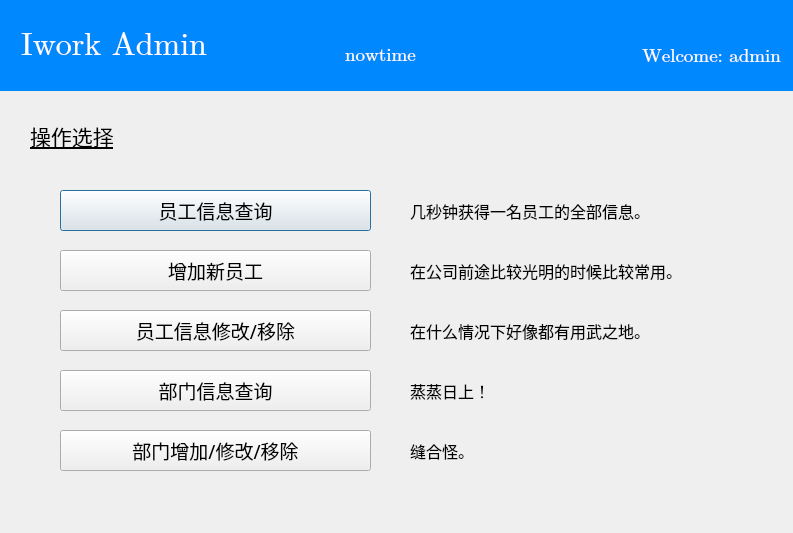
<?xml version="1.0" encoding="UTF-8"?>
<ui version="4.0">
 <class>admin</class>
 <widget class="QDialog" name="admin">
  <property name="geometry">
   <rect>
    <x>0</x>
    <y>0</y>
    <width>793</width>
    <height>533</height>
   </rect>
  </property>
  <property name="windowTitle">
   <string>Dialog</string>
  </property>
  <widget class="QLabel" name="title">
   <property name="geometry">
    <rect>
     <x>0</x>
     <y>0</y>
     <width>801</width>
     <height>91</height>
    </rect>
   </property>
   <property name="font">
    <font>
     <family>Cambria Math</family>
     <pointsize>24</pointsize>
    </font>
   </property>
   <property name="contextMenuPolicy">
    <enum>Qt::CustomContextMenu</enum>
   </property>
   <property name="styleSheet">
    <string notr="true">QLabel#title{
	background-color: #0088ff; 
	color: #ffffff;
	min-width:30px;
	min-height:30px;
}</string>
   </property>
   <property name="text">
    <string>  Iwork Admin</string>
   </property>
  </widget>
  <widget class="QLabel" name="tstr">
   <property name="geometry">
    <rect>
     <x>260</x>
     <y>40</y>
     <width>241</width>
     <height>30</height>
    </rect>
   </property>
   <property name="font">
    <font>
     <family>Cambria Math</family>
     <pointsize>14</pointsize>
    </font>
   </property>
   <property name="styleSheet">
    <string notr="true">QLabel#tstr{
	background-color: #0088ff; 
	color: #ffffff;
	min-width:30px;
	min-height:30px;
}</string>
   </property>
   <property name="text">
    <string>nowtime</string>
   </property>
   <property name="alignment">
    <set>Qt::AlignCenter</set>
   </property>
  </widget>
  <widget class="QLabel" name="inf">
   <property name="geometry">
    <rect>
     <x>480</x>
     <y>20</y>
     <width>301</width>
     <height>71</height>
    </rect>
   </property>
   <property name="font">
    <font>
     <family>Cambria Math</family>
     <pointsize>14</pointsize>
    </font>
   </property>
   <property name="layoutDirection">
    <enum>Qt::RightToLeft</enum>
   </property>
   <property name="styleSheet">
    <string notr="true">QLabel#inf{
	background-color: #0088ff; 
	color: #ffffff;
	min-width:30px;
	min-height:30px;
}</string>
   </property>
   <property name="text">
    <string>Welcome: admin</string>
   </property>
   <property name="alignment">
    <set>Qt::AlignRight|Qt::AlignTrailing|Qt::AlignVCenter</set>
   </property>
  </widget>
  <widget class="QPushButton" name="b1">
   <property name="geometry">
    <rect>
     <x>60</x>
     <y>190</y>
     <width>311</width>
     <height>41</height>
    </rect>
   </property>
   <property name="font">
    <font>
     <family>楷体</family>
     <pointsize>14</pointsize>
    </font>
   </property>
   <property name="text">
    <string>员工信息查询</string>
   </property>
  </widget>
  <widget class="QLabel" name="label">
   <property name="geometry">
    <rect>
     <x>30</x>
     <y>110</y>
     <width>121</width>
     <height>51</height>
    </rect>
   </property>
   <property name="font">
    <font>
     <family>楷体</family>
     <pointsize>16</pointsize>
     <underline>true</underline>
    </font>
   </property>
   <property name="text">
    <string>操作选择</string>
   </property>
  </widget>
  <widget class="QPushButton" name="b2">
   <property name="geometry">
    <rect>
     <x>60</x>
     <y>250</y>
     <width>311</width>
     <height>41</height>
    </rect>
   </property>
   <property name="font">
    <font>
     <family>楷体</family>
     <pointsize>14</pointsize>
    </font>
   </property>
   <property name="text">
    <string>增加新员工</string>
   </property>
  </widget>
  <widget class="QPushButton" name="b3">
   <property name="geometry">
    <rect>
     <x>60</x>
     <y>310</y>
     <width>311</width>
     <height>41</height>
    </rect>
   </property>
   <property name="font">
    <font>
     <family>楷体</family>
     <pointsize>14</pointsize>
    </font>
   </property>
   <property name="text">
    <string>员工信息修改/移除</string>
   </property>
  </widget>
  <widget class="QPushButton" name="b4">
   <property name="geometry">
    <rect>
     <x>60</x>
     <y>370</y>
     <width>311</width>
     <height>41</height>
    </rect>
   </property>
   <property name="font">
    <font>
     <family>楷体</family>
     <pointsize>14</pointsize>
    </font>
   </property>
   <property name="text">
    <string>部门信息查询</string>
   </property>
  </widget>
  <widget class="QPushButton" name="b5">
   <property name="geometry">
    <rect>
     <x>60</x>
     <y>430</y>
     <width>311</width>
     <height>41</height>
    </rect>
   </property>
   <property name="font">
    <font>
     <family>楷体</family>
     <pointsize>14</pointsize>
    </font>
   </property>
   <property name="text">
    <string>部门增加/修改/移除</string>
   </property>
  </widget>
  <widget class="QLabel" name="label_2">
   <property name="geometry">
    <rect>
     <x>410</x>
     <y>190</y>
     <width>321</width>
     <height>41</height>
    </rect>
   </property>
   <property name="font">
    <font>
     <family>楷体</family>
     <pointsize>12</pointsize>
     <underline>false</underline>
    </font>
   </property>
   <property name="text">
    <string>几秒钟获得一名员工的全部信息。</string>
   </property>
  </widget>
  <widget class="QLabel" name="label_3">
   <property name="geometry">
    <rect>
     <x>410</x>
     <y>250</y>
     <width>331</width>
     <height>41</height>
    </rect>
   </property>
   <property name="font">
    <font>
     <family>楷体</family>
     <pointsize>12</pointsize>
     <underline>false</underline>
    </font>
   </property>
   <property name="text">
    <string>在公司前途比较光明的时候比较常用。</string>
   </property>
  </widget>
  <widget class="QLabel" name="label_4">
   <property name="geometry">
    <rect>
     <x>410</x>
     <y>310</y>
     <width>331</width>
     <height>41</height>
    </rect>
   </property>
   <property name="font">
    <font>
     <family>楷体</family>
     <pointsize>12</pointsize>
     <underline>false</underline>
    </font>
   </property>
   <property name="text">
    <string>在什么情况下好像都有用武之地。</string>
   </property>
  </widget>
  <widget class="QLabel" name="label_5">
   <property name="geometry">
    <rect>
     <x>410</x>
     <y>370</y>
     <width>331</width>
     <height>41</height>
    </rect>
   </property>
   <property name="font">
    <font>
     <family>楷体</family>
     <pointsize>12</pointsize>
     <underline>false</underline>
    </font>
   </property>
   <property name="text">
    <string>蒸蒸日上！</string>
   </property>
  </widget>
  <widget class="QLabel" name="label_6">
   <property name="geometry">
    <rect>
     <x>410</x>
     <y>430</y>
     <width>331</width>
     <height>41</height>
    </rect>
   </property>
   <property name="font">
    <font>
     <family>楷体</family>
     <pointsize>12</pointsize>
     <underline>false</underline>
    </font>
   </property>
   <property name="text">
    <string>缝合怪。</string>
   </property>
  </widget>
 </widget>
 <resources/>
 <connections/>
</ui>
